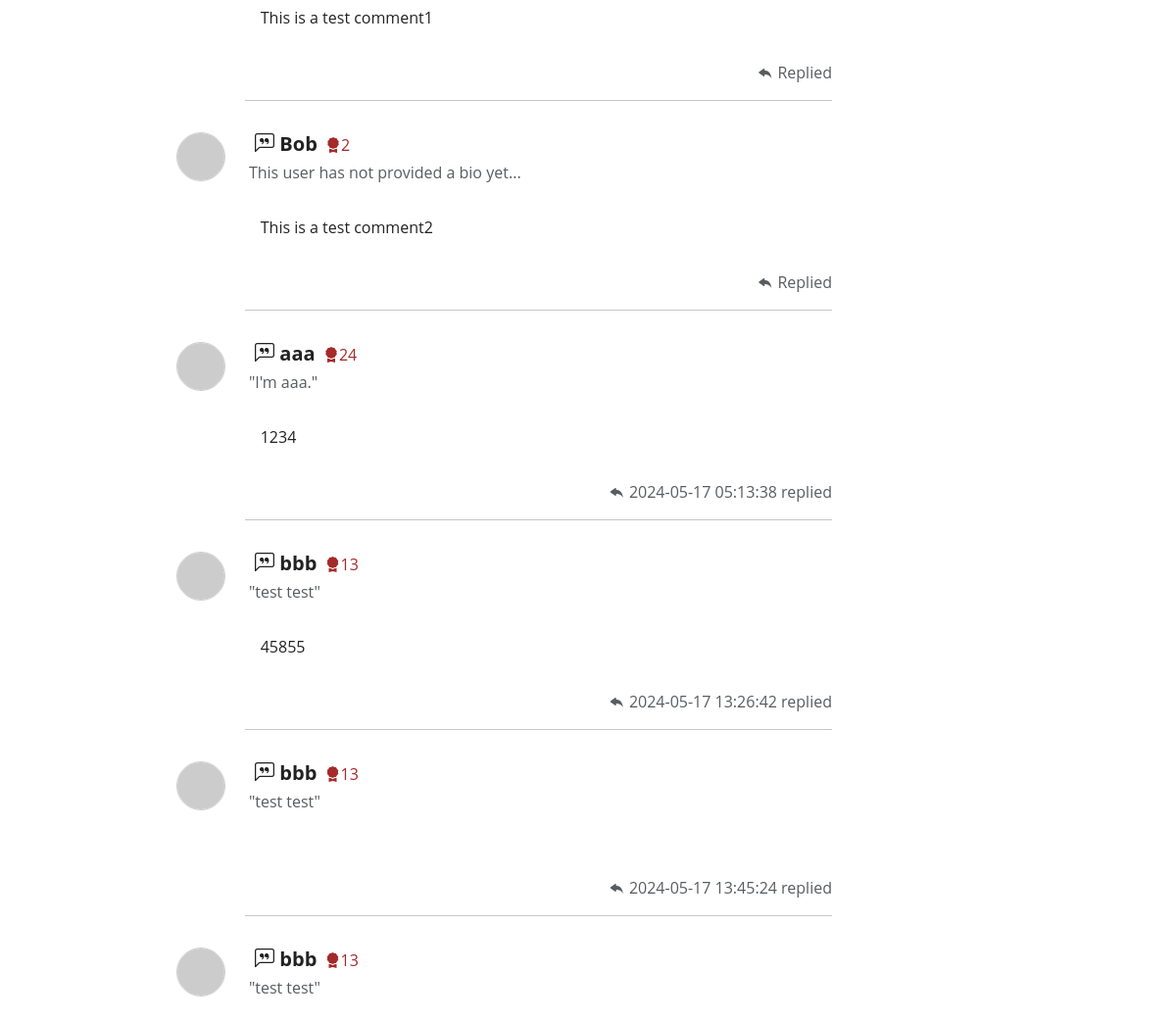
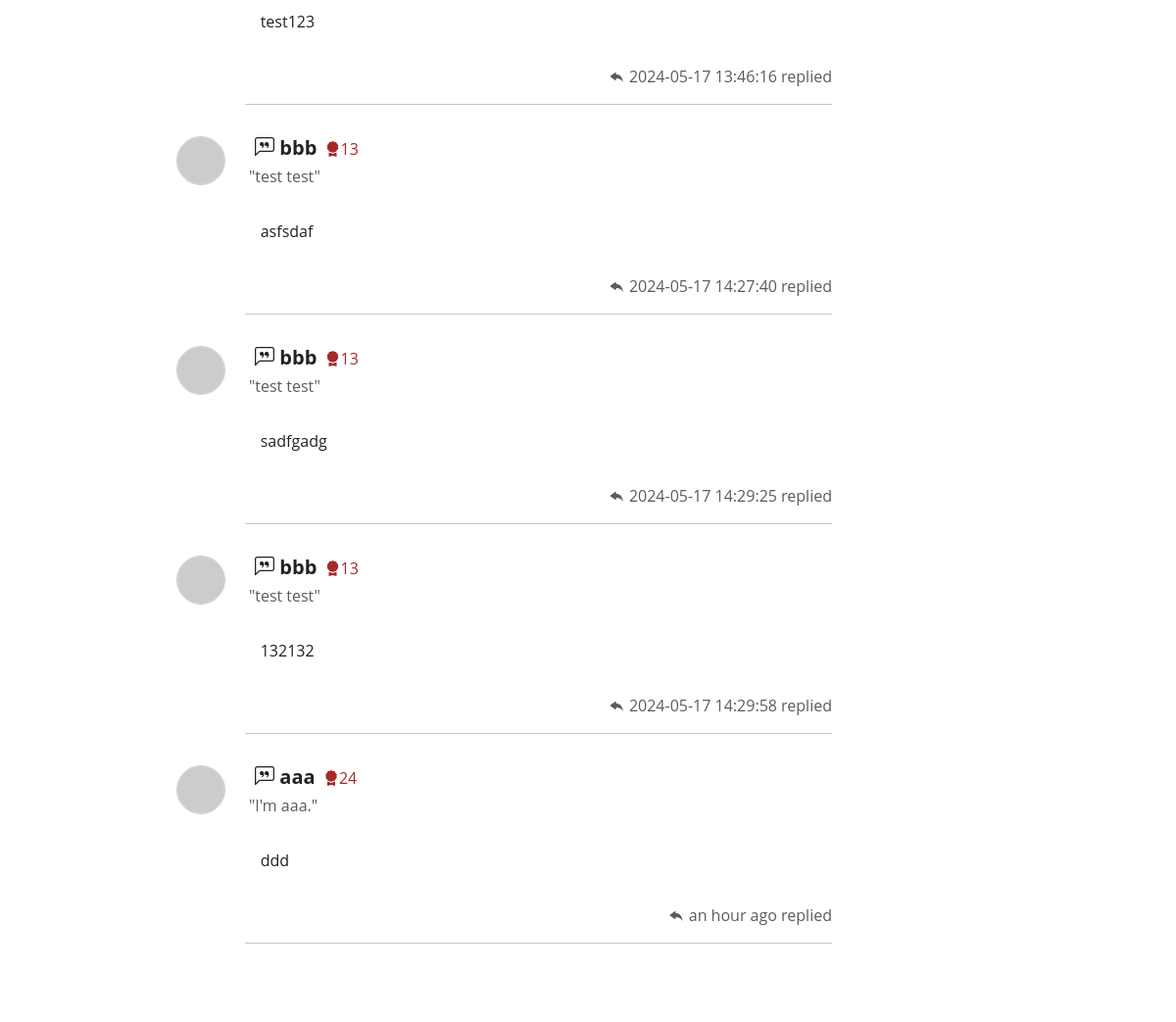
The page /post-details/1 (lower part) on the database as committed earlier (2 pictures, top to bottom).
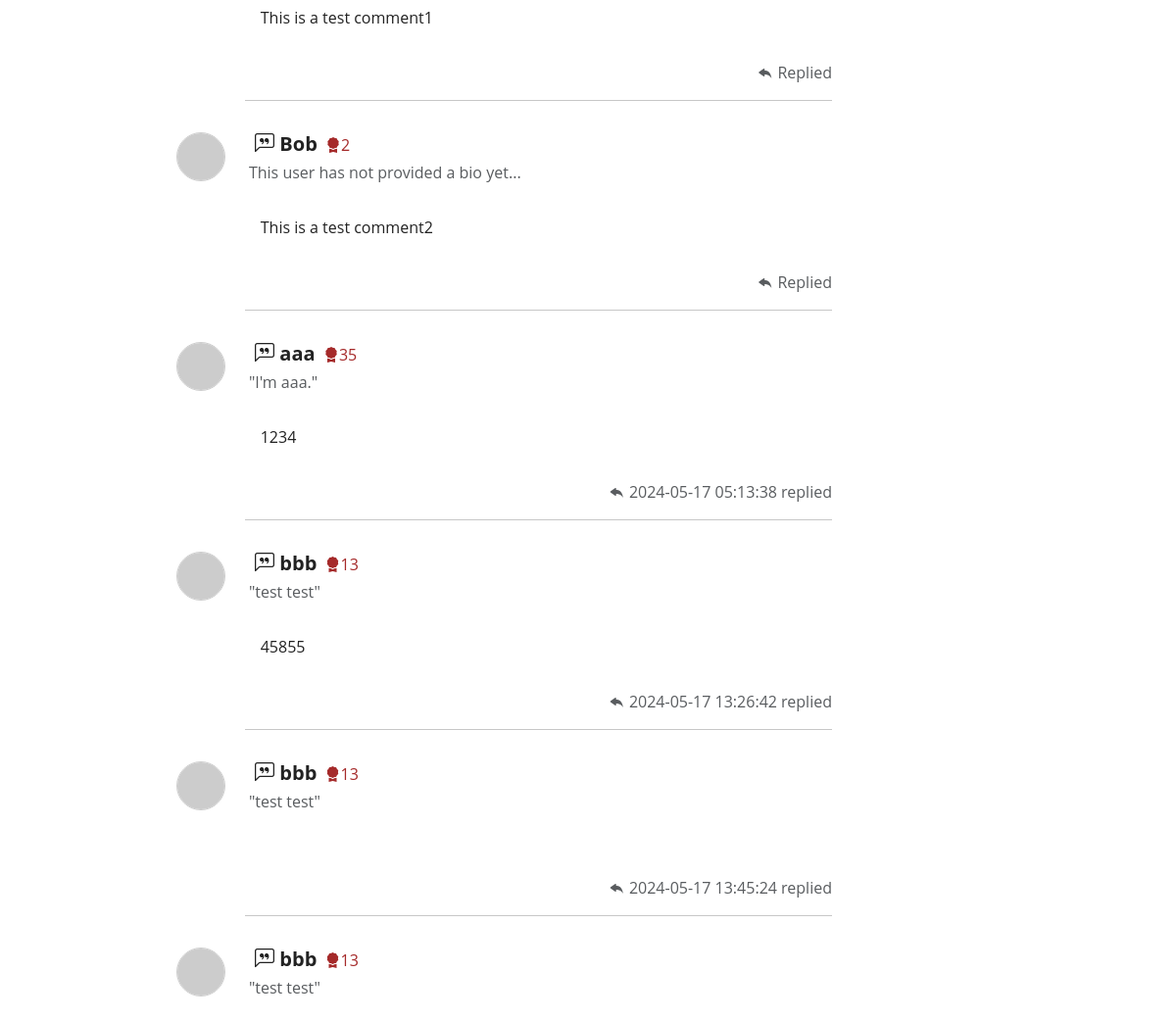
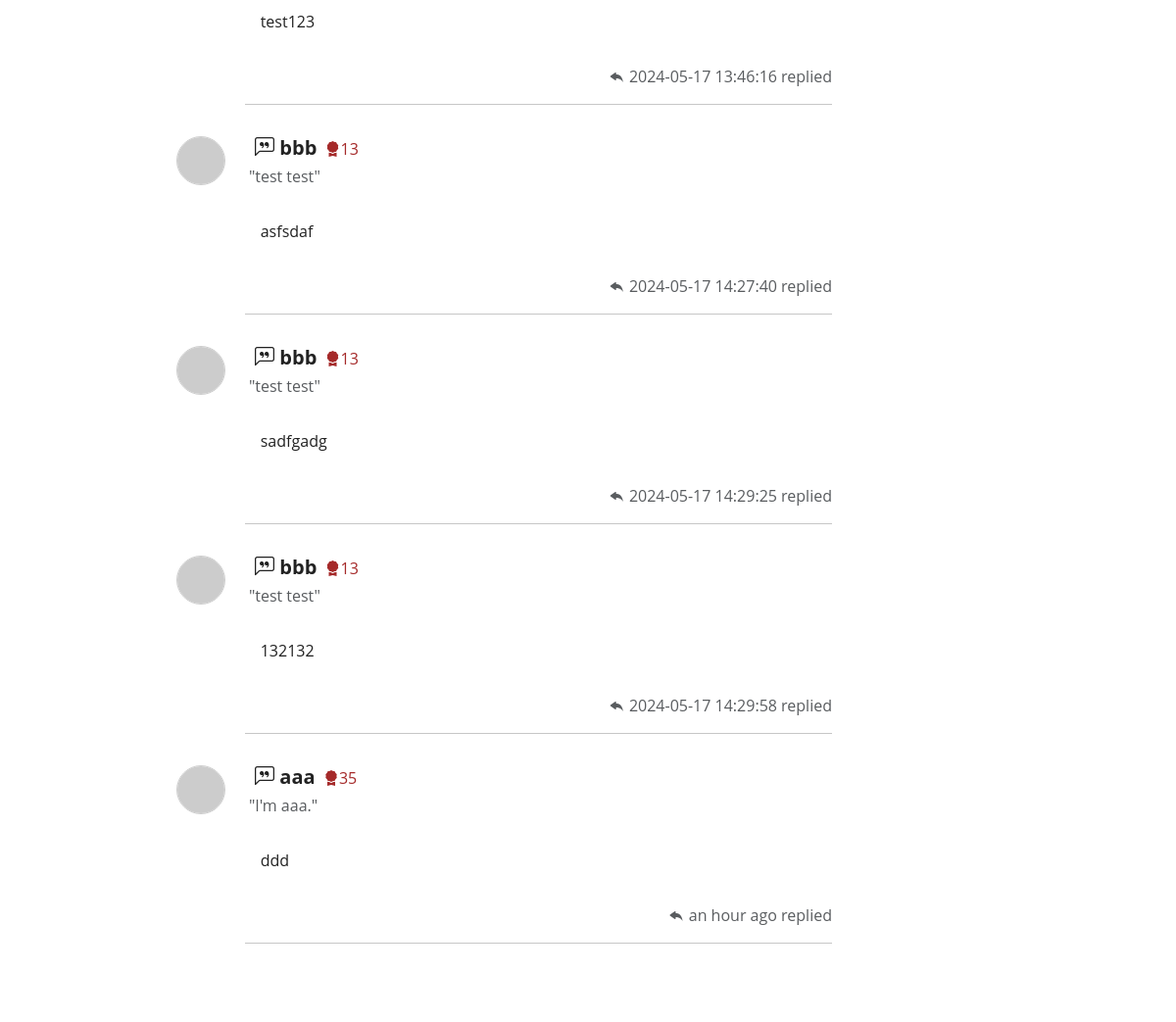
The same page on the database as committed later (2 pictures, top to bottom).
### app/models.py (models this page shows, shortened)
class Comment(db.Model):
    id = db.Column(db.Integer, primary_key=True)
    body = db.Column(db.String(1024))
    timestamp = db.Column(db.DateTime, default=datetime.now)
    author_id = db.Column(db.Integer, db.ForeignKey('user.id'), index=True)
    post_id = db.Column(db.Integer, db.ForeignKey('post.id'), index=True)

class User(db.Model, UserMixin):
    id = db.Column(db.Integer, primary_key=True)
    username = db.Column(db.String(16), index=True, unique=True)
    email = db.Column(db.String(64), index=True, unique=True)
    password_hash = db.Column(db.String(256))
    credit = db.Column(db.Integer, default=0)
    bio = db.Column(db.String(1024))
    posts = db.relationship('Post', backref='author', lazy=True)
    comments = db.relationship('Comment', backref='author', lazy='dynamic')

### app/routes.py (the view, shortened to what this page needs)
@app.route('/post-details/<int:post_id>', methods=['GET', 'POST'])
def postDetails(post_id):
    if request.method == 'GET':
        post = Post.query.get_or_404(post_id)
        comments = Comment.query.filter_by(post_id=post_id).all()
        return render_template("post-details.html", post=post, comments=comments, user=current_user)

### app/templates/post-details.html (shortened to what this page needs)
{% extends "base.html" %}
{% block style %}
<link rel="stylesheet" href="{{ url_for('static', filename='css/post-details.css') }}">
{% endblock %}
{% block main %}
<div class="post-details-body">
    <div class="container">
        <div class="row clearfix">
            <div class="col-md-9 column">
                <div class="row clearfix mb-5">
                    {% if comments %}
                    {% for comment in comments %}
                    <div class="row mt-3" id={{comment.id}}>
                        <div class="col-md-1 offset-md-2">
                            <img alt="Avatar" src='https://robohash.org/{{ comment.author.email }}' class="rounded-circle" style="width: 50px; height: 50px; border: rgba(0, 0, 0, 0.2) 1.5px solid;" />
                        </div>
                        <div class="col-md-9">
                            <div>
                                <h5 class="--bs-danger-bg-subtle" style="display: inline;">
                                    <i class="bi bi-chat-left-quote"></i>
                                    <b>{{comment.author.username}}</b></h5>
                                <span style="display: inline; color: brown;">&nbsp;<i class="bi bi-award-fill"></i>{{ comment.author.credit }}</span>
                            </div>
                                {% if comment.author.bio %}
                                <p class="text-muted mt-1">&nbsp;"{{ comment.author.bio }}"</p>
                                {% else %}
                                <p class="text-muted mt-1">&nbsp;This user has not provided a bio yet...</p>
                                {% endif %}
                            <div class="author-content p-3 mt-2" style="max-width: 90%; overflow-y: auto;">
                                <p>{{ comment.body }}</p>
                            </div>
                            <div class="text-muted" style="text-align: right;">
                                <i class="bi bi-reply-fill"></i>
                                {% if comment.timestamp %}
                                <span id="humanTimestamp_{{ comment.id }}"></span> replied
                                {% else %}
                                Replied
                                {% endif %}
                            </div>
                            <hr>
                        </div>
                    </div>
                    {% endfor %}
                    {% endif %}
                </div>
            </div>
            <div class="col-md-3 column">
           </div>
        </div>
    </div>
            {% endblock %}

Rows that differ between the two databases and show on the page:
changed through a linked row, Comment (number 3 of 10 on the later page): author.credit "24" → "35"
changed through a linked row, Comment "ddd": author.credit "24" → "35"
